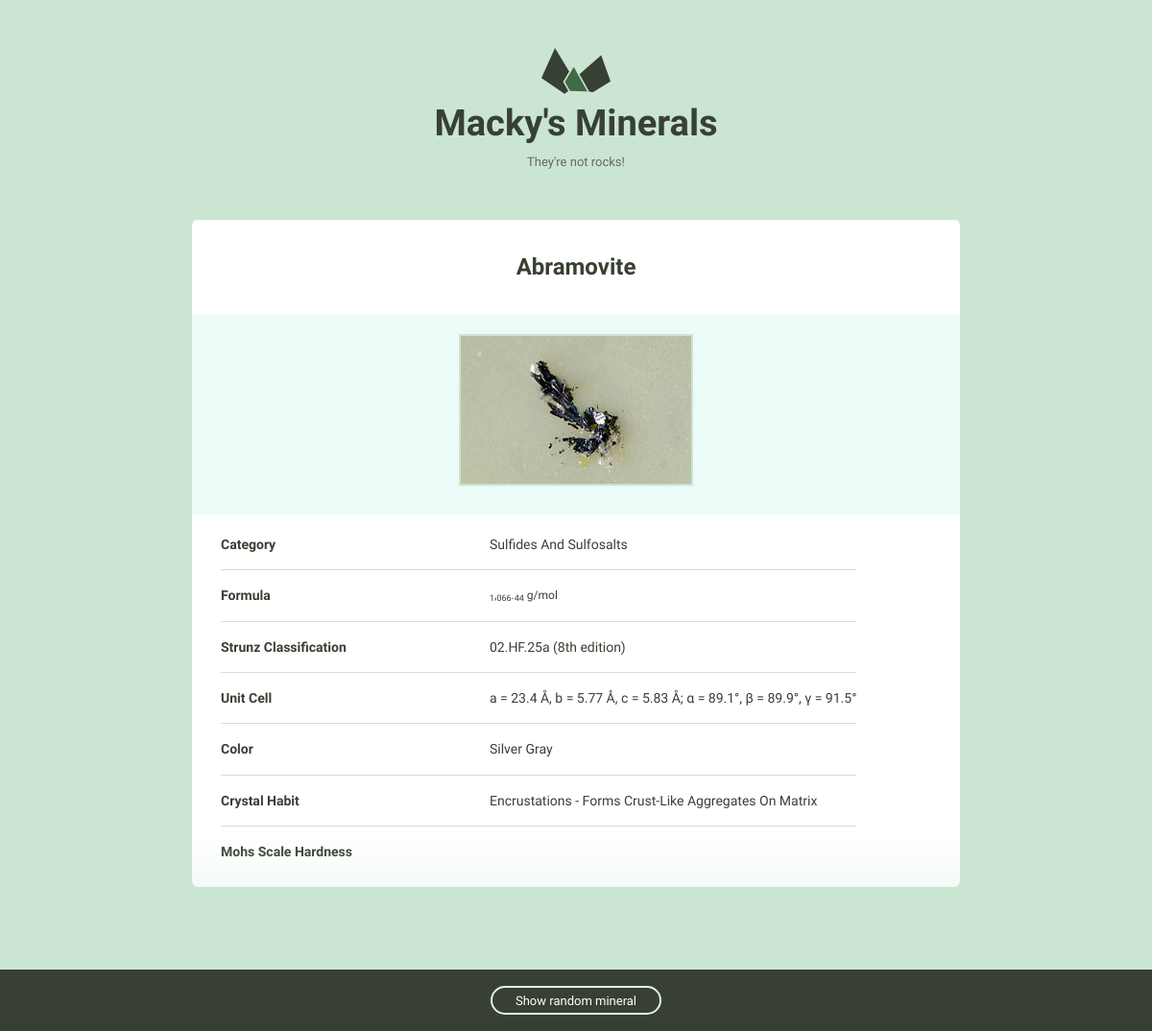
/minerals/4, run on the app's committed database.
### minerals/models.py (models this page shows)
class Mineral(models.Model):
    name = models.CharField(max_length=200, blank=True)
    image_filename = models.CharField(max_length=200, blank=True)
    image_caption = models.TextField()
    category = models.CharField(max_length=200, blank=True)
    formula = models.TextField()
    strunz_classification = models.CharField(max_length=200, blank=True)
    color = models.CharField(max_length=200, blank=True)
    crystal_system = models.CharField(max_length=200, blank=True)
    unit_cell = models.CharField(max_length=200, blank=True)
    crystal_symmetry = models.CharField(max_length=200, blank=True)
    cleavage = models.CharField(max_length=200, blank=True)
    mohs_scale_hardness = models.CharField(max_length=200, blank=True)
    luster = models.CharField(max_length=200, blank=True)
    streak = models.CharField(max_length=200, blank=True)
    diaphaneity = models.CharField(max_length=200, blank=True)
    optical_properties = models.CharField(max_length=200, blank=True)
    refractive_index = models.CharField(max_length=200, blank=True)
    crystal_habit = models.CharField(max_length=200, blank=True)
    specific_gravity = models.CharField(max_length=200, blank=True)
    group = models.CharField(max_length=200, blank=True)

### minerals/views.py (the view)
# urls.py: path('<int:id>', views.mineral_detail, name='detail'),
def mineral_detail(request, id):
    mineral = Mineral.objects.get(id=id)
    return render(request, 'detail.html', {'mineral': mineral})

### minerals/templates/detail.html
{% extends 'layout.html' %}
{% load static %}
{% block content %}
    <div class="grid-100 mineral__container">
      <h1 class="mineral__name">{{ mineral.name|title }}</h1>
      <div class="mineral__image-bg">
        <img class="mineral__image" src="{% static 'images/' %}{{ mineral.image_filename }}">
        <p class="mineral__caption">{{ mineral.image_caption|title }}</p>
      </div>
      <div class="mineral__table-container">
        <table class="mineral__table">
          <tr>
            <td class="mineral__category">Category</td>
            <td>{{ mineral.category|title }}</td>
          </tr>
          <tr>
            <td class="mineral__category">Formula</td>
            <td class="mineral__formula">{{ mineral.formula|safe }}</td>
          </tr>
          <tr>
            <td class="mineral__category">Strunz Classification</td>
            <td>{{ mineral.strunz_classification }}</td>
          </tr>
          <tr>
            <td class="mineral__category">Unit Cell</td>
            <td>{{ mineral.unit_cell }}</td>
          </tr>
          <tr>
            <td class="mineral__category">Color</td>
            <td>{{ mineral.color|title }}</td>
          </tr>
          <tr>
            <td class="mineral__category">Crystal Habit</td>
            <td>{{ mineral.crystal_habit|title }}</td>
          </tr>
          <tr>
            <td class="mineral__category">Mohs Scale Hardness</td>
            <td>{{ mineral.mohs_scale_hardness }}</td>
          </tr>
        </table>
      </div>
    </div>
{% endblock %}

### assets/css/global.css (style rules this page uses)
html { font-family: sans-serif; -ms-text-size-adjust: 100%; -webkit-text-size-adjust: 100%; }
body { margin: 0; }
h1 { font-size: 2em; margin: 0.67em 0; }
sub { font-size: 75%; line-height: 0; position: relative; vertical-align: baseline; bottom: -0.25em; }
img { border: 0; }
table { border-collapse: collapse; border-spacing: 0; }
td, th { padding: 0; }
html { font-size: 62.5%; }
body { background-color: #CAE5D2; font-size: 1.5em; line-height: 1.6; font-weight: 400; font-family: "Cousine"; color: #666; }
.grid, .grid-5, .grid-10, .grid-15, .grid-20, .grid-25, .grid-30, .grid-33, .grid-35, .grid-40, .grid-45, .grid-50, .grid-55, .grid-60, .grid-65, .grid-66, .grid-70, .grid-75, .grid-80, .grid-90, .grid-95, .grid-100 { float: left; box-sizing: border-box; position: relative; }
.grid-100 { width: 100%; padding: 0 15px; }
h1, h2, h3, h4, h5, h6 { margin-top: 0; margin-bottom: 2rem; font-weight: bold; font-family: "Work Sans", sans-serif; color: #384033; }
h1 { font-size: 3.8rem; }
@media (min-width: 550px) { h1 { font-size: 3.8rem; } }
p { margin-top: 0; font-size: 1.6rem; }
th, td { padding: 15px; text-align: left; border-bottom: 1px solid #e1e1e1; }
th:first-child, td:first-child { padding-left: 0; }
th:last-child, td:last-child { padding-right: 0; }
table, p, ul { margin-bottom: 2.5rem; }
.mineral__container { background-color: #fff; border-radius: 6px; list-style: none; padding: 0; text-align: center; }
.mineral__name { display: block; width: 100%; margin: 0; font-size: 24px; padding: 30px 0 30px 0; }
.mineral__image { display: block; margin: 0 auto; border: solid 2px #CAE5D2; }
.mineral__image-bg { background-color: #ecfaf8; padding: 20px 0; }
.mineral__caption { font-size: 12px; font-style: italic; padding: 10px 0 0 0; margin: 0; }
.mineral__table { font-size: 14px; color: #384033; }
.mineral__table td { border-color: #CAE5D2; }
.mineral__table tr:last-of-type td { border-bottom: none; padding-bottom: 0; }
.mineral__table-container { padding: 5px 30px 0; }
.mineral__category { font-weight: bold; width: 40%; }
.mineral__formula { font-size: 12px; }

### data on the page
Mineral: name "Abramovite", image_filename (picture), category "Sulfides And Sulfosalts", formula "1 , 066 . 44 g/mol", strunz_classification "02.HF.25a (8th edition)", unit_cell "a = 23.4 Å, b = 5.77 Å, c = 5.83 Å; α = 89.1°, β = 89.9°, γ = 91.5°", color "Silver Gray", crystal_habit "Encrustations - Forms Crust-Like Aggregates On Matrix"
